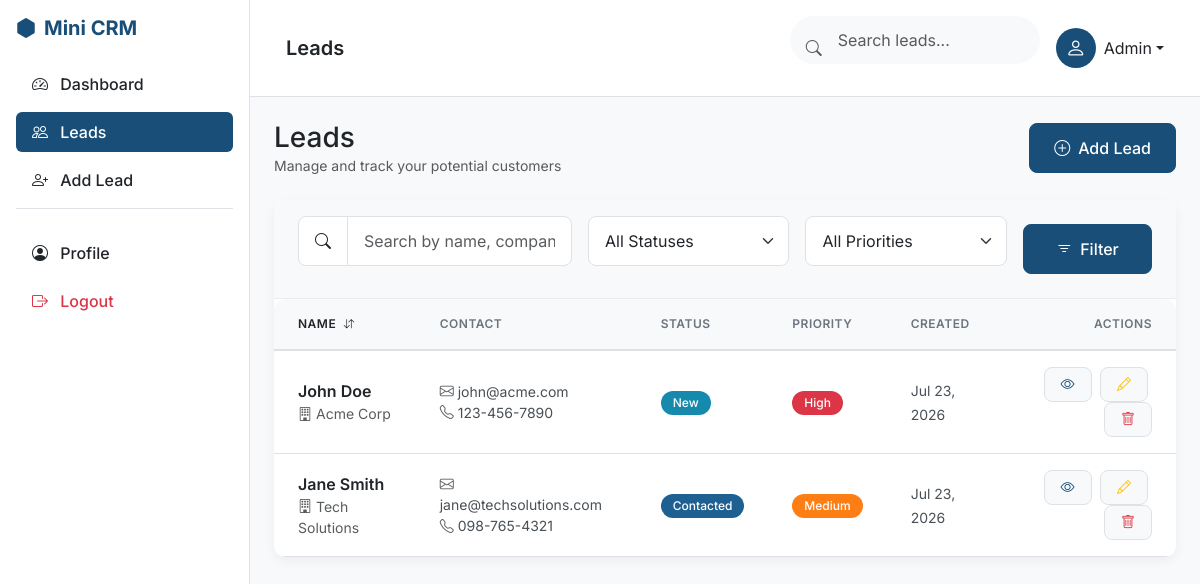
The page /leads/list.php (signed in) on the database its author committed.
### tables this page shows
CREATE TABLE IF NOT EXISTS `leads` (
  `id` int(11) NOT NULL AUTO_INCREMENT,
  `name` varchar(100) NOT NULL,
  `company` varchar(100) DEFAULT NULL,
  `email` varchar(100) DEFAULT NULL,
  `phone` varchar(20) DEFAULT NULL,
  `source` varchar(50) DEFAULT NULL,
  `status` enum('New','Contacted','Qualified','Proposal Sent','Won','Lost') DEFAULT 'New',
  `priority` enum('Low','Medium','High') DEFAULT 'Medium',
  `assigned_to` int(11) DEFAULT NULL,
  `notes` text DEFAULT NULL,
  `created_at` timestamp DEFAULT current_timestamp(),
  `updated_at` timestamp DEFAULT current_timestamp() ON UPDATE current_timestamp(),
  PRIMARY KEY (`id`),
  KEY `assigned_to` (`assigned_to`),
  CONSTRAINT `fk_assigned_user` FOREIGN KEY (`assigned_to`) REFERENCES `users` (`id`) ON DELETE SET NULL
);

### includes/auth.php (called while the page is built, shortened)
<?php
function isLoggedIn() {
    return isset($_SESSION['user_id']);
}
?>

### leads/list.php (the view, shortened to what this page needs)
<?php
require_once '../includes/db.php';
require_once '../includes/auth.php';
$pageTitle = 'Leads';
$where = "1=1";
$params = [];
$orderBy = isset($_GET['sort']) ? $_GET['sort'] : 'created_at';
$orderDir = isset($_GET['dir']) && strtolower($_GET['dir']) == 'asc' ? 'ASC' : 'DESC';
$limit = 10;
$page = isset($_GET['page']) ? (int)$_GET['page'] : 1;
$offset = ($page - 1) * $limit;
$sql = "SELECT * FROM leads WHERE $where ORDER BY $orderBy $orderDir LIMIT $limit OFFSET $offset";
$stmt = $pdo->prepare($sql);
$stmt->execute($params);
$leads = $stmt->fetchAll();
include '../includes/header.php';
?>
<div class="d-flex justify-content-between align-items-center mb-4">
    <div>
        <h1 class="h3 mb-0 text-gray-800">Leads</h1>
        <p class="text-muted small mb-0">Manage and track your potential customers</p>
    </div>
    <a href="add.php" class="btn btn-primary">
        <i class="bi bi-plus-circle me-2"></i>Add Lead
    </a>
</div>
<div class="card p-0 mb-4">
    <div class="card-header bg-light">
        <form action="" method="GET" class="row g-3 align-items-center">
            <div class="col-md-4">
                <div class="input-group">
                    <span class="input-group-text bg-white"><i class="bi bi-search"></i></span>
                    <input type="text" name="search" class="form-control" placeholder="Search by name, company, email..." value="<?= htmlspecialchars($_GET['search'] ?? '') ?>">
                </div>
            </div>
            <div class="col-md-3">
                <select name="status" class="form-select">
                    <option value="">All Statuses</option>
                </select>
            </div>
            <div class="col-md-3">
                <select name="priority" class="form-select">
                    <option value="">All Priorities</option>
                </select>
            </div>
            <div class="col-md-2 d-grid">
                <button type="submit" class="btn btn-primary"><i class="bi bi-filter me-2"></i>Filter</button>
            </div>
        </form>
    </div>
    <div class="card-body p-0">
        <div class="table-responsive">
            <table class="table table-hover align-middle mb-0">
                <thead>
                    <tr>
                        <th><a href="?sort=name&dir=<?= $orderDir == 'ASC' ? 'desc' : 'asc' ?>" class="text-decoration-none text-dark">Name <i class="bi bi-arrow-down-up small ms-1"></i></a></th>
                        <th>Contact</th>
                        <th>Status</th>
                        <th>Priority</th>
                        <th>Created</th>
                        <th class="text-end">Actions</th>
                    </tr>
                </thead>
                <tbody>
                    <?php if (empty($leads)): ?>
                    <tr>
                        <td colspan="6" class="text-center py-5 text-muted">
                            <i class="bi bi-inbox fs-1 d-block mb-3"></i>
                            <p class="fs-5 mb-0">No leads found.</p>
                            <p class="small">Try adjusting your search or filters.</p>
                        </td>
                    </tr>
                    <?php else: ?>
                        <?php foreach($leads as $lead): ?>
                        <tr>
                            <td>
                                <div class="fw-semibold text-dark"><?= htmlspecialchars($lead['name']) ?></div>
                                <div class="small-text text-muted"><i class="bi bi-building me-1"></i><?= htmlspecialchars($lead['company'] ?? 'N/A') ?></div>
                            </td>
                            <td>
                                <div class="small-text"><i class="bi bi-envelope me-1 text-muted"></i><?= htmlspecialchars($lead['email'] ?? 'N/A') ?></div>
                                <div class="small-text"><i class="bi bi-telephone me-1 text-muted"></i><?= htmlspecialchars($lead['phone'] ?? 'N/A') ?></div>
                            </td>
                            <td>
                                <?php
                                $badgeClass = 'bg-secondary';
                                if($lead['status'] == 'New') $badgeClass = 'status-new';
                                if($lead['status'] == 'Contacted') $badgeClass = 'status-contacted';
                                ?>
                                <span class="badge <?= $badgeClass ?>"><?= $lead['status'] ?></span>
                            </td>
                            <td>
                                <?php
                                $pClass = 'bg-secondary';
                                if($lead['priority'] == 'High') $pClass = 'priority-high';
                                if($lead['priority'] == 'Medium') $pClass = 'priority-medium';
                                ?>
                                <span class="badge <?= $pClass ?>"><?= $lead['priority'] ?></span>
                            </td>
                            <td>
                                <span class="small-text"><?= date('M d, Y', strtotime($lead['created_at'])) ?></span>
                            </td>
                            <td class="text-end">
                                <a href="view.php?id=<?= $lead['id'] ?>" class="btn btn-sm btn-light text-primary border me-1" title="View"><i class="bi bi-eye"></i></a>
                                <a href="edit.php?id=<?= $lead['id'] ?>" class="btn btn-sm btn-light text-warning border me-1" title="Edit"><i class="bi bi-pencil"></i></a>
                                <button type="button" class="btn btn-sm btn-light text-danger border" title="Delete" data-bs-toggle="modal" data-bs-target="#deleteModal" data-id="<?= $lead['id'] ?>" data-url="<?= BASE_URL ?>/leads/list.php">
                                    <i class="bi bi-trash"></i>
                                </button>
                            </td>
                        </tr>
                        <?php endforeach; ?>
                    <?php endif; ?>
                </tbody>
            </table>
        </div>
    </div>
</div>
<?php include '../includes/footer.php'; ?>

### includes/header.php (shortened to what this page needs)
<!DOCTYPE html>
<html lang="en">
<head>
    <link href="https://cdn.jsdelivr.net/npm/bootstrap@5.3.2/dist/css/bootstrap.min.css" rel="stylesheet">
    <link rel="stylesheet" href="https://cdn.jsdelivr.net/npm/bootstrap-icons@1.11.1/font/bootstrap-icons.css">
    <link rel="stylesheet" href="<?= BASE_URL ?>/assets/css/style.css">
</head>
<body class="bg-light">
    <div class="toast-container position-fixed top-0 end-0 p-3">
    </div>
    <?php if (isLoggedIn()): ?>
    <div class="d-flex wrapper">
        <?php include 'sidebar.php'; ?>
        <div id="content" class="w-100 bg-light">
            <?php include 'navbar.php'; ?>
            <div class="container-fluid p-4">
    <?php endif; ?>

### includes/sidebar.php (shortened to what this page needs)
<nav id="sidebar" class="bg-white border-end vh-100 position-sticky top-0 p-3" style="min-width: 250px; transition: all 0.3s;">
    <div class="sidebar-header d-flex justify-content-between align-items-center mb-4">
        <h3 class="fs-5 fw-bold m-0 text-primary">
            <i class="bi bi-hexagon-fill me-2"></i>Mini CRM
        </h3>
    </div>
    <?php
    $current_page = basename($_SERVER['PHP_SELF']);
    $in_leads = strpos($_SERVER['REQUEST_URI'], '/leads/') !== false;
    ?>
    <ul class="nav flex-column gap-2">
        <li class="nav-item">
            <a href="<?= BASE_URL ?>/dashboard.php" class="nav-link px-3 py-2 rounded <?= ($current_page == 'dashboard.php') ? 'active bg-primary text-white' : 'text-dark' ?>">
                <i class="bi bi-speedometer2 me-2"></i> Dashboard
            </a>
        </li>
        <li class="nav-item">
            <a href="<?= BASE_URL ?>/leads/list.php" class="nav-link px-3 py-2 rounded <?= ($in_leads && $current_page != 'add.php') ? 'active bg-primary text-white' : 'text-dark' ?>">
                <i class="bi bi-people me-2"></i> Leads
            </a>
        </li>
        <li class="nav-item">
            <a href="<?= BASE_URL ?>/leads/add.php" class="nav-link px-3 py-2 rounded <?= ($in_leads && $current_page == 'add.php') ? 'active bg-primary text-white' : 'text-dark' ?>">
                <i class="bi bi-person-plus me-2"></i> Add Lead
            </a>
        </li>
        <li class="nav-item mt-auto pt-4 border-top">
            <a href="<?= BASE_URL ?>/profile.php" class="nav-link px-3 py-2 rounded <?= ($current_page == 'profile.php') ? 'active bg-primary text-white' : 'text-dark' ?>">
                <i class="bi bi-person-circle me-2"></i> Profile
            </a>
        </li>
        <li class="nav-item">
            <a href="<?= BASE_URL ?>/logout.php" class="nav-link px-3 py-2 rounded text-danger">
                <i class="bi bi-box-arrow-right me-2"></i> Logout
            </a>
        </li>
    </ul>
</nav>

### includes/navbar.php (shortened to what this page needs)
<nav class="navbar navbar-expand-lg navbar-light bg-white border-bottom px-4 py-3 sticky-top">
    <div class="container-fluid">
        <h4 class="m-0 fw-semibold d-none d-md-block"><?= isset($pageTitle) ? $pageTitle : 'Dashboard' ?></h4>
        <div class="ms-auto d-flex align-items-center gap-3">
            <form class="d-none d-lg-flex position-relative">
                <i class="bi bi-search position-absolute top-50 start-0 translate-middle-y ms-3 text-muted"></i>
                <input type="search" class="form-control rounded-pill ps-5 bg-light border-0" placeholder="Search leads..." style="width: 250px;">
            </form>
            <div class="dropdown">
                <a href="#" class="d-flex align-items-center text-decoration-none dropdown-toggle text-dark" id="dropdownUser1" data-bs-toggle="dropdown" aria-expanded="false">
                    <div class="bg-primary text-white rounded-circle d-flex align-items-center justify-content-center me-2" style="width: 40px; height: 40px;">
                        <i class="bi bi-person fs-5"></i>
                    </div>
                    <span class="d-none d-md-inline">Admin</span>
                </a>
            </div>
        </div>
    </div>
</nav>

### includes/footer.php (shortened to what this page needs)
    <?php if (isLoggedIn()): ?>
            </div>
        </div>
    </div>
    <?php endif; ?>
</body>
</html>

### assets/css/style.css (style rules this page uses)
:root { --primary-100: #184E77; --primary-200: #1E6091; --primary-300: #1A759F; --primary-400: #168AAD; --accent-100: #34A0A4; --accent-200: #52B69A; --accent-300: #76C893; --highlight-100: #99D98C; --highlight-200: #B5E48C; --highlight-300: #D9ED92; --bg-body: #F8F9FA; --card-bg: #FFFFFF; --text-main: #212529; }
body { font-family: 'Inter', system-ui, -apple-system, BlinkMacSystemFont, "Segoe UI", Roboto, sans-serif; background-color: var(--bg-body); color: var(--text-main); line-height: 1.5; letter-spacing: normal; font-size: 16px; }
h1 { font-size: 36px; font-weight: 700; }
h3 { font-size: 24px; font-weight: 600; }
h4 { font-size: 20px; font-weight: 500; }
.small-text { font-size: 14px; }
.bg-primary { background-color: var(--primary-100) !important; }
.text-primary { color: var(--primary-100) !important; }
.btn-primary { background-color: var(--primary-100); border-color: var(--primary-100); }
.card { border: none; border-radius: 12px; box-shadow: 0 4px 12px rgba(0,0,0,0.05); background-color: var(--card-bg); transition: transform 0.2s ease, box-shadow 0.2s ease; padding: 24px; }
.card.p-0 { padding: 0; }
.card-header { background-color: transparent; border-bottom: 1px solid rgba(0,0,0,0.05); padding: 16px 24px; }
.card-body { padding: 24px; }
#sidebar { z-index: 1000; }
.nav-link { transition: background-color 0.2s, color 0.2s; font-weight: 500; }
.form-control, .form-select, .input-group-text { border-radius: 8px; padding: 12px 16px; border: 1px solid #dee2e6; }
.form-control, .form-select { margin-bottom: 16px; }
.input-group > .form-control, .input-group > .form-select { margin-bottom: 0; }
.input-group { margin-bottom: 16px; }
.btn { padding: 12px 24px; border-radius: 8px; font-weight: 500; }
.btn-sm { padding: 6px 16px; }
.table-responsive { border-radius: 12px; overflow: hidden; }
.table { margin-bottom: 0; }
.table th { background-color: #f8f9fa; font-weight: 600; text-transform: uppercase; font-size: 12px; letter-spacing: 0.5px; color: #6c757d; padding: 16px 24px; border-bottom: 2px solid #dee2e6; }
.table td { padding: 16px 24px; vertical-align: middle; color: #495057; }
.table tbody tr { transition: background-color 0.2s; }
.badge { padding: 6px 12px; border-radius: 20px; font-weight: 500; font-size: 12px; }
.priority-high { background-color: #dc3545; color: white; }
.priority-medium { background-color: #fd7e14; color: white; }
.status-new { background-color: var(--primary-400); color: white; }
.status-contacted { background-color: var(--primary-200); color: white; }

### rows shown on the page
leads: name "John Doe", company "Acme Corp", email "john@acme.com", phone "123-456-7890", status "New", priority "High", created_at "Jul 23, 2026"
leads: name "Jane Smith", company "Tech Solutions", email "jane@techsolutions.com", phone "098-765-4321", status "Contacted", priority "Medium", created_at "Jul 23, 2026"

### other values the page prints
$pageTitle "Leads"
